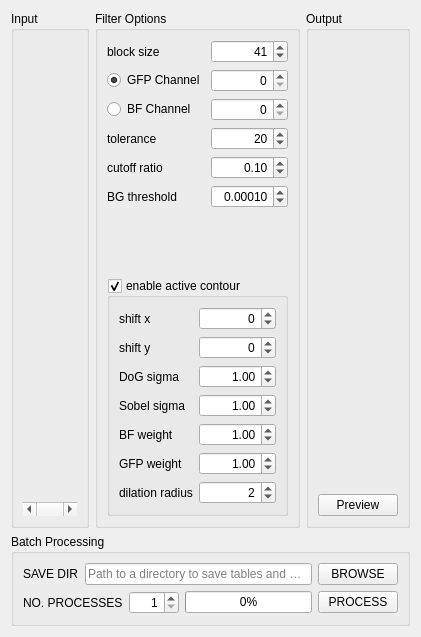
        <widget class="QWidget" name="panel_detection">
         <layout class="QVBoxLayout" name="verticalLayout_4">
          <item>
           <layout class="QHBoxLayout" name="horizontalLayout_2">
            <item>
             <widget class="QGroupBox" name="group_input">
              <property name="title">
               <string>Input</string>
              </property>
              <property name="flat">
               <bool>false</bool>
              </property>
              <layout class="QVBoxLayout" name="verticalLayout_2">
               <item>
                <widget class="QWidget" name="detection_input" native="true">
                 <property name="sizePolicy">
                  <sizepolicy hsizetype="Expanding" vsizetype="Expanding">
                   <horstretch>0</horstretch>
                   <verstretch>0</verstretch>
                  </sizepolicy>
                 </property>
                </widget>
               </item>
               <item>
                <widget class="QScrollBar" name="raw_scroll">
                 <property name="tracking">
                  <bool>true</bool>
                 </property>
                 <property name="orientation">
                  <enum>Qt::Horizontal</enum>
                 </property>
                </widget>
               </item>
              </layout>
             </widget>
            </item>
            <item>
             <widget class="QGroupBox" name="groupBox_2">
              <property name="title">
               <string>Filter Options</string>
              </property>
              <layout class="QGridLayout" name="gridLayout">
               <item row="0" column="0">
                <widget class="QLabel" name="label">
                 <property name="toolTip">
                  <string>adaptive thresholding window size, applied on the fluorescent image</string>
                 </property>
                 <property name="text">
                  <string>block size</string>
                 </property>
                </widget>
               </item>
               <item row="1" column="1">
                <widget class="QSpinBox" name="gfp_channel">
                 <property name="alignment">
                  <set>Qt::AlignRight|Qt::AlignTrailing|Qt::AlignVCenter</set>
                 </property>
                </widget>
               </item>
               <item row="5" column="0">
                <widget class="QLabel" name="label_22">
                 <property name="toolTip">
                  <string>No. of background pixel exceeding this limit will cause radius estimation to stop</string>
                 </property>
                 <property name="text">
                  <string>BG threshold</string>
                 </property>
                </widget>
               </item>
               <item row="0" column="1">
                <widget class="QSpinBox" name="block_size">
                 <property name="alignment">
                  <set>Qt::AlignRight|Qt::AlignTrailing|Qt::AlignVCenter</set>
                 </property>
                 <property name="minimum">
                  <number>1</number>
                 </property>
                 <property name="singleStep">
                  <number>2</number>
                 </property>
                 <property name="value">
                  <number>41</number>
                 </property>
                </widget>
               </item>
               <item row="6" column="0">
                <spacer name="verticalSpacer_2">
                 <property name="orientation">
                  <enum>Qt::Vertical</enum>
                 </property>
                 <property name="sizeHint" stdset="0">
                  <size>
                   <width>20</width>
                   <height>64</height>
                  </size>
                 </property>
                </spacer>
               </item>
               <item row="2" column="1">
                <widget class="QSpinBox" name="bf_channel">
                 <property name="alignment">
                  <set>Qt::AlignRight|Qt::AlignTrailing|Qt::AlignVCenter</set>
                 </property>
                </widget>
               </item>
               <item row="5" column="1">
                <widget class="QDoubleSpinBox" name="bg_thr">
                 <property name="alignment">
                  <set>Qt::AlignRight|Qt::AlignTrailing|Qt::AlignVCenter</set>
                 </property>
                 <property name="decimals">
                  <number>5</number>
                 </property>
                 <property name="stepType">
                  <enum>QAbstractSpinBox::AdaptiveDecimalStepType</enum>
                 </property>
                 <property name="value">
                  <double>0.000100000000000</double>
                 </property>
                </widget>
               </item>
               <item row="3" column="0">
                <widget class="QLabel" name="label_23">
                 <property name="toolTip">
                  <string>for tuning the sensitivity in maxima finding</string>
                 </property>
                 <property name="text">
                  <string>tolerance</string>
                 </property>
                </widget>
               </item>
               <item row="7" column="0" colspan="2">
                <widget class="QGroupBox" name="active_contour">
                 <property name="toolTip">
                  <string>whether to use active contour to get accurate prediction of area, otherwise only predict radius</string>
                 </property>
                 <property name="title">
                  <string>enable active contour</string>
                 </property>
                 <property name="flat">
                  <bool>true</bool>
                 </property>
                 <property name="checkable">
                  <bool>true</bool>
                 </property>
                 <layout class="QFormLayout" name="formLayout">
                  <item row="0" column="0">
                   <widget class="QLabel" name="label_2">
                    <property name="toolTip">
                     <string>the shift of the fluorescent image from the bright field image</string>
                    </property>
                    <property name="text">
                     <string>shift x</string>
                    </property>
                   </widget>
                  </item>
                  <item row="0" column="1">
                   <widget class="QSpinBox" name="shift_x">
                    <property name="alignment">
                     <set>Qt::AlignRight|Qt::AlignTrailing|Qt::AlignVCenter</set>
                    </property>
                    <property name="minimum">
                     <number>-99</number>
                    </property>
                   </widget>
                  </item>
                  <item row="1" column="0">
                   <widget class="QLabel" name="label_3">
                    <property name="toolTip">
                     <string>the shift of the fluorescent image from the bright field image</string>
                    </property>
                    <property name="text">
                     <string>shift y</string>
                    </property>
                   </widget>
                  </item>
                  <item row="1" column="1">
                   <widget class="QSpinBox" name="shift_y">
                    <property name="alignment">
                     <set>Qt::AlignRight|Qt::AlignTrailing|Qt::AlignVCenter</set>
                    </property>
                    <property name="minimum">
                     <number>-99</number>
                    </property>
                   </widget>
                  </item>
                  <item row="2" column="0">
                   <widget class="QLabel" name="label_4">
                    <property name="toolTip">
                     <string>the lower standard deviation for difference of Gaussian on the bright field image. the higher sigma will be 1.6x this value</string>
                    </property>
                    <property name="text">
                     <string>DoG sigma</string>
                    </property>
                   </widget>
                  </item>
                  <item row="2" column="1">
                   <widget class="QDoubleSpinBox" name="dog_sigma">
                    <property name="alignment">
                     <set>Qt::AlignRight|Qt::AlignTrailing|Qt::AlignVCenter</set>
                    </property>
                    <property name="stepType">
                     <enum>QAbstractSpinBox::AdaptiveDecimalStepType</enum>
                    </property>
                    <property name="value">
                     <double>1.000000000000000</double>
                    </property>
                   </widget>
                  </item>
                  <item row="3" column="0">
                   <widget class="QLabel" name="label_5">
                    <property name="toolTip">
                     <string>standard deviation of Gaussian blur on the fluorescent image before sobel</string>
                    </property>
                    <property name="text">
                     <string>Sobel sigma</string>
                    </property>
                   </widget>
                  </item>
                  <item row="3" column="1">
                   <widget class="QDoubleSpinBox" name="sobel_sigma">
                    <property name="alignment">
                     <set>Qt::AlignRight|Qt::AlignTrailing|Qt::AlignVCenter</set>
                    </property>
                    <property name="stepType">
                     <enum>QAbstractSpinBox::AdaptiveDecimalStepType</enum>
                    </property>
                    <property name="value">
                     <double>1.000000000000000</double>
                    </property>
                   </widget>
                  </item>
                  <item row="4" column="0">
                   <widget class="QLabel" name="label_7">
                    <property name="toolTip">
                     <string>weight of the bright field image</string>
                    </property>
                    <property name="text">
                     <string>BF weight</string>
                    </property>
                   </widget>
                  </item>
                  <item row="4" column="1">
                   <widget class="QDoubleSpinBox" name="bf_weight">
                    <property name="alignment">
                     <set>Qt::AlignRight|Qt::AlignTrailing|Qt::AlignVCenter</set>
                    </property>
                    <property name="stepType">
                     <enum>QAbstractSpinBox::AdaptiveDecimalStepType</enum>
                    </property>
                    <property name="value">
                     <double>1.000000000000000</double>
                    </property>
                   </widget>
                  </item>
                  <item row="5" column="0">
                   <widget class="QLabel" name="label_8">
                    <property name="toolTip">
                     <string>weight of fluorescent edge image to add on the bright field image</string>
                    </property>
                    <property name="text">
                     <string>GFP weight</string>
                    </property>
                   </widget>
                  </item>
                  <item row="5" column="1">
                   <widget class="QDoubleSpinBox" name="gfp_weight">
                    <property name="alignment">
                     <set>Qt::AlignRight|Qt::AlignTrailing|Qt::AlignVCenter</set>
                    </property>
                    <property name="stepType">
                     <enum>QAbstractSpinBox::AdaptiveDecimalStepType</enum>
                    </property>
                    <property name="value">
                     <double>1.000000000000000</double>
                    </property>
                   </widget>
                  </item>
                  <item row="6" column="0">
                   <widget class="QLabel" name="label_9">
                    <property name="toolTip">
                     <string>the radius to dilate the segmentation, 0 to turn off</string>
                    </property>
                    <property name="text">
                     <string>dilation radius</string>
                    </property>
                   </widget>
                  </item>
                  <item row="6" column="1">
                   <widget class="QSpinBox" name="dilation_radius">
                    <property name="alignment">
                     <set>Qt::AlignRight|Qt::AlignTrailing|Qt::AlignVCenter</set>
                    </property>
                    <property name="value">
                     <number>2</number>
                    </property>
                   </widget>
                  </item>
                 </layout>
                </widget>
               </item>
               <item row="4" column="0">
                <widget class="QLabel" name="label_21">
                 <property name="toolTip">
                  <string>the intensity below this ratio * center intensity will be regarded as background in radius estimation</string>
                 </property>
                 <property name="text">
                  <string>cutoff ratio</string>
                 </property>
                </widget>
               </item>
               <item row="1" column="0">
                <widget class="QRadioButton" name="radio_gfp">
                 <property name="toolTip">
                  <string>channel of the fluorescent stack</string>
                 </property>
                 <property name="text">
                  <string>GFP Channel</string>
                 </property>
                 <property name="checked">
                  <bool>true</bool>
                 </property>
                </widget>
               </item>
               <item row="3" column="1">
                <widget class="QSpinBox" name="tolerance">
                 <property name="alignment">
                  <set>Qt::AlignRight|Qt::AlignTrailing|Qt::AlignVCenter</set>
                 </property>
                 <property name="maximum">
                  <number>1000</number>
                 </property>
                 <property name="value">
                  <number>20</number>
                 </property>
                </widget>
               </item>
               <item row="4" column="1">
                <widget class="QDoubleSpinBox" name="cutoff_ratio">
                 <property name="alignment">
                  <set>Qt::AlignRight|Qt::AlignTrailing|Qt::AlignVCenter</set>
                 </property>
                 <property name="stepType">
                  <enum>QAbstractSpinBox::AdaptiveDecimalStepType</enum>
                 </property>
                 <property name="value">
                  <double>0.100000000000000</double>
                 </property>
                </widget>
               </item>
               <item row="2" column="0">
                <widget class="QRadioButton" name="radio_bf">
                 <property name="toolTip">
                  <string>channel of the bright field stack, can be the same with GFP channel</string>
                 </property>
                 <property name="text">
                  <string>BF Channel</string>
                 </property>
                </widget>
               </item>
              </layout>
             </widget>
            </item>
            <item>
             <widget class="QGroupBox" name="group_output">
              <property name="title">
               <string>Output</string>
              </property>
              <layout class="QVBoxLayout" name="verticalLayout_3">
               <item>
                <widget class="QWidget" name="detection_output" native="true">
                 <property name="sizePolicy">
                  <sizepolicy hsizetype="Expanding" vsizetype="Expanding">
                   <horstretch>0</horstretch>
                   <verstretch>0</verstretch>
                  </sizepolicy>
                 </property>
                </widget>
               </item>
               <item>
                <widget class="QPushButton" name="preview_filter">
                 <property name="toolTip">
                  <string>Ctrl+V</string>
                 </property>
                 <property name="text">
                  <string>Preview</string>
                 </property>
                 <property name="shortcut">
                  <string>Ctrl+V</string>
                 </property>
                </widget>
               </item>
              </layout>
             </widget>
            </item>
           </layout>
          </item>
          <item>
           <widget class="QGroupBox" name="groupBox_3">
            <property name="title">
             <string>Batch Processing</string>
            </property>
            <layout class="QVBoxLayout" name="verticalLayout_10">
             <item>
              <layout class="QHBoxLayout" name="horizontalLayout_5">
               <item>
                <widget class="QLabel" name="label_6">
                 <property name="toolTip">
                  <string>the output directory of the batch processing results</string>
                 </property>
                 <property name="text">
                  <string>SAVE DIR</string>
                 </property>
                </widget>
               </item>
               <item>
                <widget class="QLineEdit" name="save_dir_detection">
                 <property name="minimumSize">
                  <size>
                   <width>200</width>
                   <height>0</height>
                  </size>
                 </property>
                 <property name="dragEnabled">
                  <bool>true</bool>
                 </property>
                 <property name="placeholderText">
                  <string>Path to a directory to save tables and masks</string>
                 </property>
                </widget>
               </item>
               <item>
                <widget class="QPushButton" name="browse_save_detection">
                 <property name="toolTip">
                  <string>Ctrl+S</string>
                 </property>
                 <property name="text">
                  <string>BROWSE</string>
                 </property>
                 <property name="shortcut">
                  <string>Ctrl+S</string>
                 </property>
                 <property name="checkable">
                  <bool>false</bool>
                 </property>
                </widget>
               </item>
              </layout>
             </item>
             <item>
              <layout class="QHBoxLayout" name="horizontalLayout_8">
               <item>
                <widget class="QLabel" name="label_10">
                 <property name="text">
                  <string>NO. PROCESSES</string>
                 </property>
                </widget>
               </item>
               <item>
                <widget class="QSpinBox" name="nproc_detection">
                 <property name="minimumSize">
                  <size>
                   <width>50</width>
                   <height>0</height>
                  </size>
                 </property>
                 <property name="alignment">
                  <set>Qt::AlignRight|Qt::AlignTrailing|Qt::AlignVCenter</set>
                 </property>
                 <property name="minimum">
                  <number>1</number>
                 </property>
                 <property name="value">
                  <number>1</number>
                 </property>
                </widget>
               </item>
               <item>
                <widget class="QProgressBar" name="detection_progress">
                 <property name="maximum">
                  <number>99</number>
                 </property>
                 <property name="value">
                  <number>0</number>
                 </property>
                 <property name="alignment">
                  <set>Qt::AlignCenter</set>
                 </property>
                </widget>
               </item>
               <item>
                <widget class="QPushButton" name="run_detection">
                 <property name="toolTip">
                  <string>Ctrl+F5</string>
                 </property>
                 <property name="text">
                  <string>PROCESS</string>
                 </property>
                 <property name="shortcut">
                  <string>Ctrl+F5</string>
                 </property>
                </widget>
               </item>
              </layout>
             </item>
            </layout>
           </widget>
          </item>
         </layout>
        </widget>
